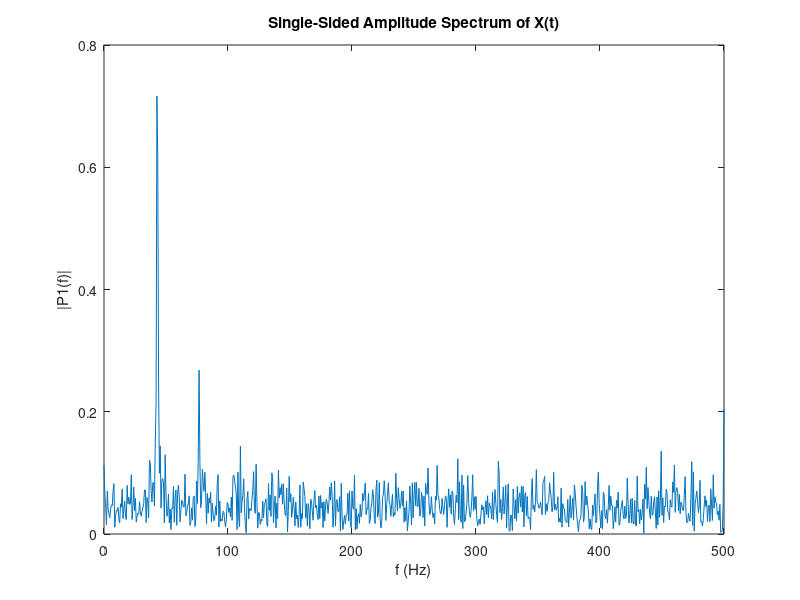

This chart was generated by the following MATLAB code:
Fs = 1000;            % Sampling frequency                    
T = 1/Fs;             % Sampling period       
L = 1500;             % Length of signal
t = (0:L-1)*T;        % Time vector

% TODO: Form a signal containing a 77 Hz sinusoid of amplitude 0.7 and a 43Hz sinusoid of amplitude 2.
fc1 = 77;
fc2 = 43;
S = 0.7 * sin(2*pi*fc1*t) + 2.0 * sin(2*pi*fc2*t);

% Corrupt the signal with noise 
X = S + 2*randn(size(t));

% Plot the noisy signal in the time domain. It is difficult to identify the frequency components by looking at the signal X(t). 
plot(1000*t(1:50) ,X(1:50))
title('Signal Corrupted with Zero-Mean Random Noise')
xlabel('t (milliseconds)')
ylabel('X(t)')

% TODO : Compute the Fourier transform of the signal. 
Y = fft(X);

% TODO : Compute the two-sided spectrum P2. Then compute the single-sided spectrum P1 based on P2 and the even-valued signal length L.
P2 = abs(Y/L);
P1 = P2(1:L/2+1);

% Plotting
f = Fs*(0:(L/2))/L;
plot(f,P1) 
title('Single-Sided Amplitude Spectrum of X(t)')
xlabel('f (Hz)')
ylabel('|P1(f)|')


